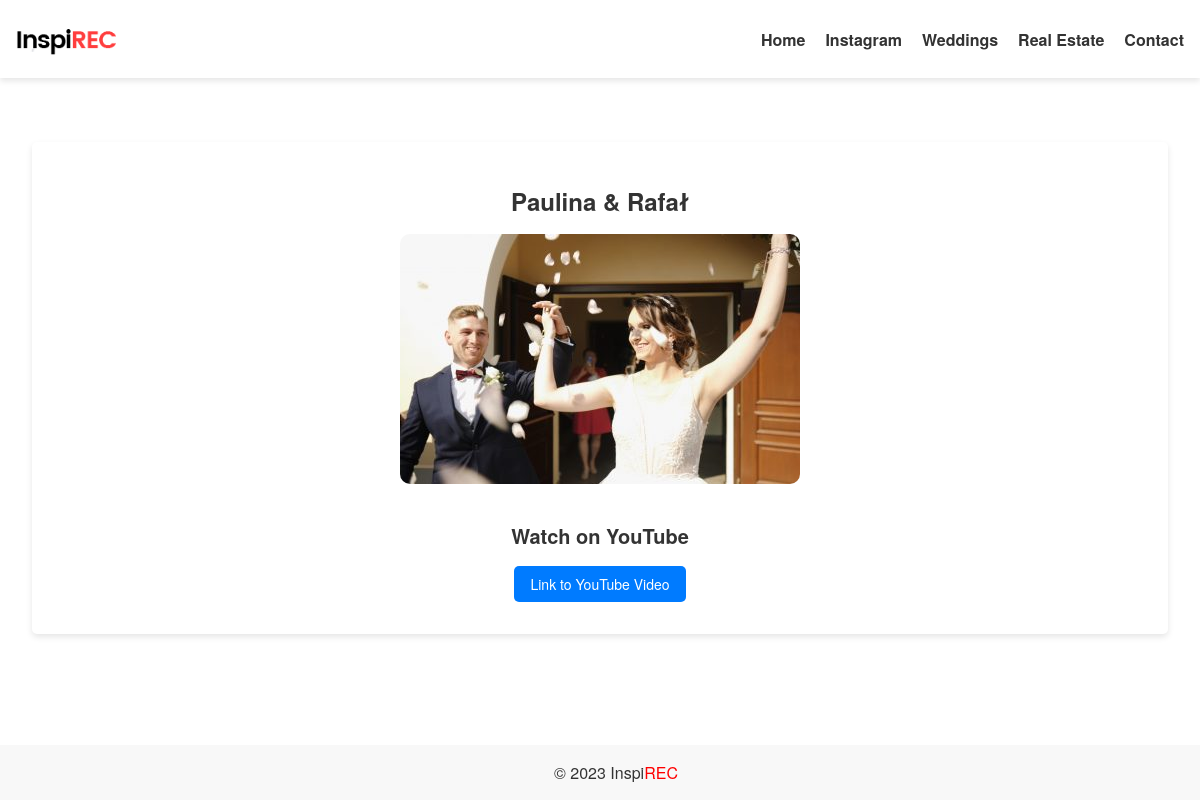
Page /article/paulina-rafa/ on the committed database.
### blog/models.py (models this page shows, shortened)
class MenuItem(models.Model):
    title = models.CharField(max_length=100)
    page = models.ForeignKey('Page', on_delete=models.CASCADE, blank=True, null=True)
    url = models.CharField(max_length=200, blank=True)
    order = models.PositiveIntegerField(default=0)
    show_in_menu = models.BooleanField(default=True)
    def get_link(self):
        if self.page:
            return self.page.get_absolute_url()
        else:
            return self.url

class Article(models.Model):
    title = models.CharField(max_length=200)
    slug = models.SlugField(unique=True, default='', editable=False)
    image = models.ImageField(upload_to='article_images/', default='default-article-image.jpg')
    content = models.TextField(blank=True, null=True)
    youtube_link = models.CharField(max_length=200, blank=True)
    instagram_link = models.CharField(max_length=200, blank=True)
    show_on_home = models.BooleanField(default=False)
    created_at = models.DateTimeField(default=timezone.now)
    updated_at = models.DateTimeField(auto_now=True)
    gallery = models.ForeignKey(Gallery, on_delete=models.SET_NULL, null=True, blank=True)
    ARTICLE_TYPE_CHOICES = (
        ('standard', 'Standard Article'),
        ('real_estate', 'Real Estate Gallery'),
    )
    article_type = models.CharField(
        max_length=20,
        choices=ARTICLE_TYPE_CHOICES,
        default='standard',
    )

### blog/views.py (the view)
# urls.py: path('article/<slug:slug>/', views.article_detail, name='article_detail'),
def article_detail(request, slug):
    article = get_object_or_404(Article, slug=slug)
    template_name = 'article_detail.html'
    menu_items = MenuItem.objects.filter(show_in_menu=True).order_by('order')
    context = {
        'article': article,
        'menu_items': menu_items,
    }
    return render(request, template_name, context)

### blog/models.py (called while the page is built)
    def get_absolute_url(self):
        return reverse('page_detail', args=[self.slug])

### blog/templates/article_detail.html (shortened to what this page needs)
{% extends 'base.html' %}
{% block content %}
<div class="container">
    <article class="article-detail">
        <h1 class="article-title">{{ article.title }}</h1>
        <div class="article-image-container">
            <img src="{{ article.image.url }}" alt="{{ article.title }}" class="article-image">
        </div>
        {% if article.youtube_link %}
        <div class="youtube-link">
            <h2>Watch on YouTube</h2>
            <a href="{{ article.youtube_link }}" target="_blank">Link to YouTube Video</a>
        </div>
        {% endif %}
    </article>
</div>
{% endblock %}

### blog/templates/base.html (shortened to what this page needs)
{% load static %}
<!DOCTYPE html>
<html lang="en">
<head>
    <link rel="stylesheet" href="{% static 'styles.css' %}">
</head>
<body>
    <header>
        <div class="logo">
            <a href="{% url 'home' %}">
                <img src="{% static 'images/logo.png' %}" alt="Logo">
            </a>
        </div>
        <nav class="menu">
            <ul>
                <li><a href="{% url 'home' %}">Home</a></li>
                {% for item in menu_items %}
                    <li><a href="{{ item.get_link }}">{{ item.title }}</a></li>
                {% endfor %}
            </ul>
        </nav>
    </header>
    <main>
        {% block content %}
        {% endblock %}
    </main>
    <footer>
        <div class="footer-content">
        &copy; {% now "Y" %} Inspi<span class="highlight">REC</span>
    </div>
    </footer>
</body>
</html>

### static/styles.css (style rules this page uses)
body { font-family: "Helvetica Neue", Arial, sans-serif; color: #333; margin: 0; padding: 0; overflow-x: hidden; }
header { background-color: #fff; color: #000; box-shadow: 0px 3px 6px rgba(0, 0, 0, 0.1); padding: 1rem; max-width: 1200px; margin: 0 auto; display: flex; justify-content: space-between; align-items: center; }
.menu { font-family: "Helvetica Neue", Arial, sans-serif; font-size: 16px; }
.menu ul { list-style: none; padding: 0; margin: 0; display: flex; }
.menu li { margin-left: 20px; }
.menu a { text-decoration: none; color: #333; font-weight: bold; }
.logo img { max-width: 100px; height: auto; display: block; margin: 0 auto; }
.container { margin: 0 auto; padding: 2rem; max-width: 1200px; box-sizing: border-box; }
.article-image { position: relative; overflow: hidden; height: 180px; border-radius: 10px; }
.article-title { text-align: center; margin-top: 10px; font-size: 16px; }
.highlight { color: red; }
footer { background-color: #f8f8f8; padding: 1rem; text-align: center; width: 100%; }
main { margin-bottom: 2rem; }
.article-detail { margin: 2rem 0; padding: 2rem; background-color: #fff; box-shadow: 0px 3px 6px rgba(0, 0, 0, 0.1); border-radius: 5px; }
.article-detail .article-title { font-size: 24px; margin-bottom: 1rem; }
.article-detail .article-image-container { text-align: center; }
.article-detail .article-image { max-width: 100%; height: auto; border-radius: 10px; }
.article-detail .youtube-link { margin-top: 2rem; text-align: center; }
.article-detail .youtube-link h2 { font-size: 20px; margin-bottom: 1rem; }
.article-detail .youtube-link a { display: inline-block; padding: 8px 16px; background-color: #007bff; color: #fff; text-decoration: none; border-radius: 5px; font-size: 14px; }

### rows in the picture
MenuItem: title "Instagram"
MenuItem: title "Weddings"
MenuItem: title "Real Estate"
MenuItem: title "Contact"
Article: title "Paulina & Rafał", image (picture)
